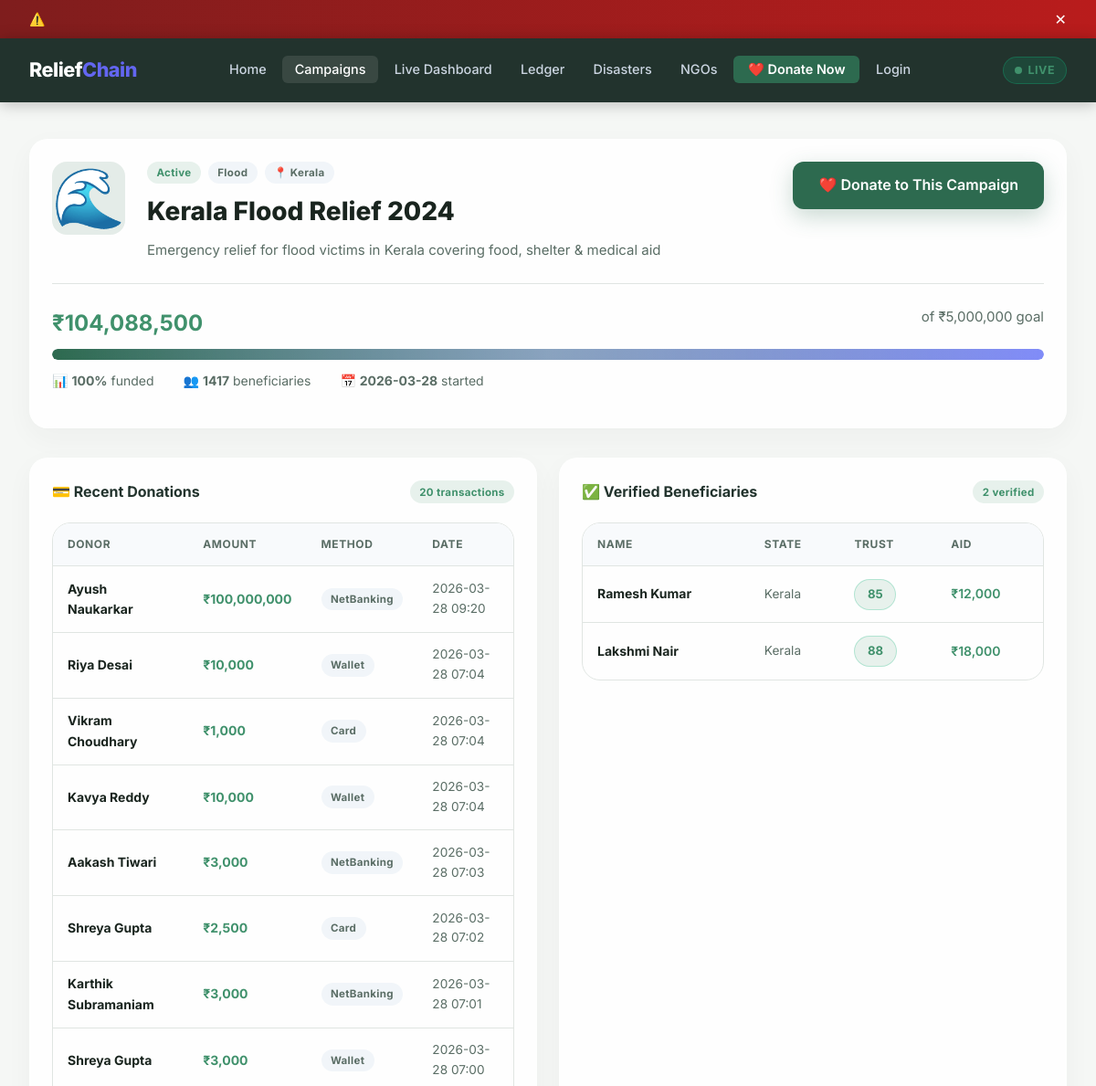
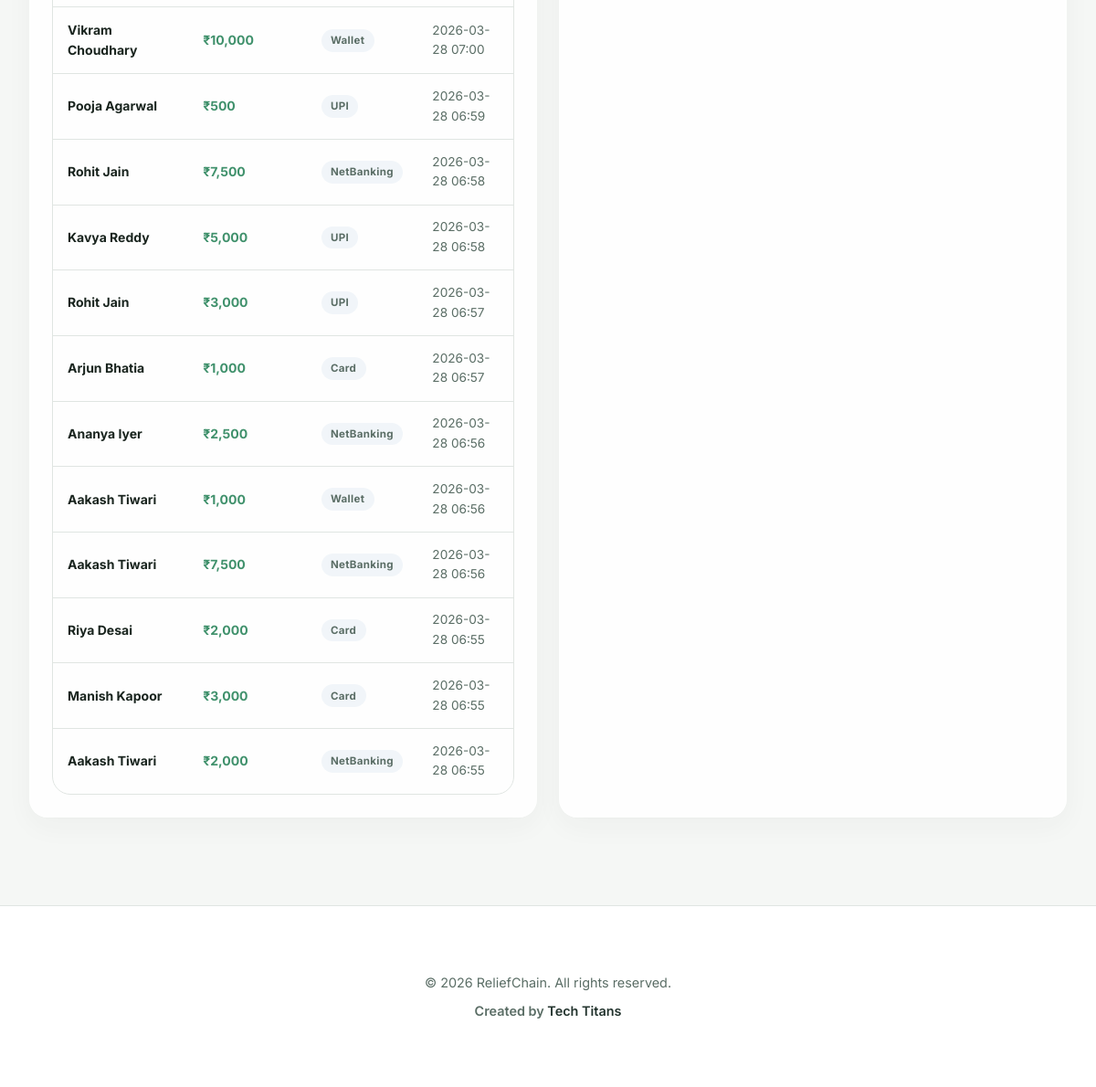
/campaign/1, run on an earlier commit of the app's database (2 pictures, top to bottom).
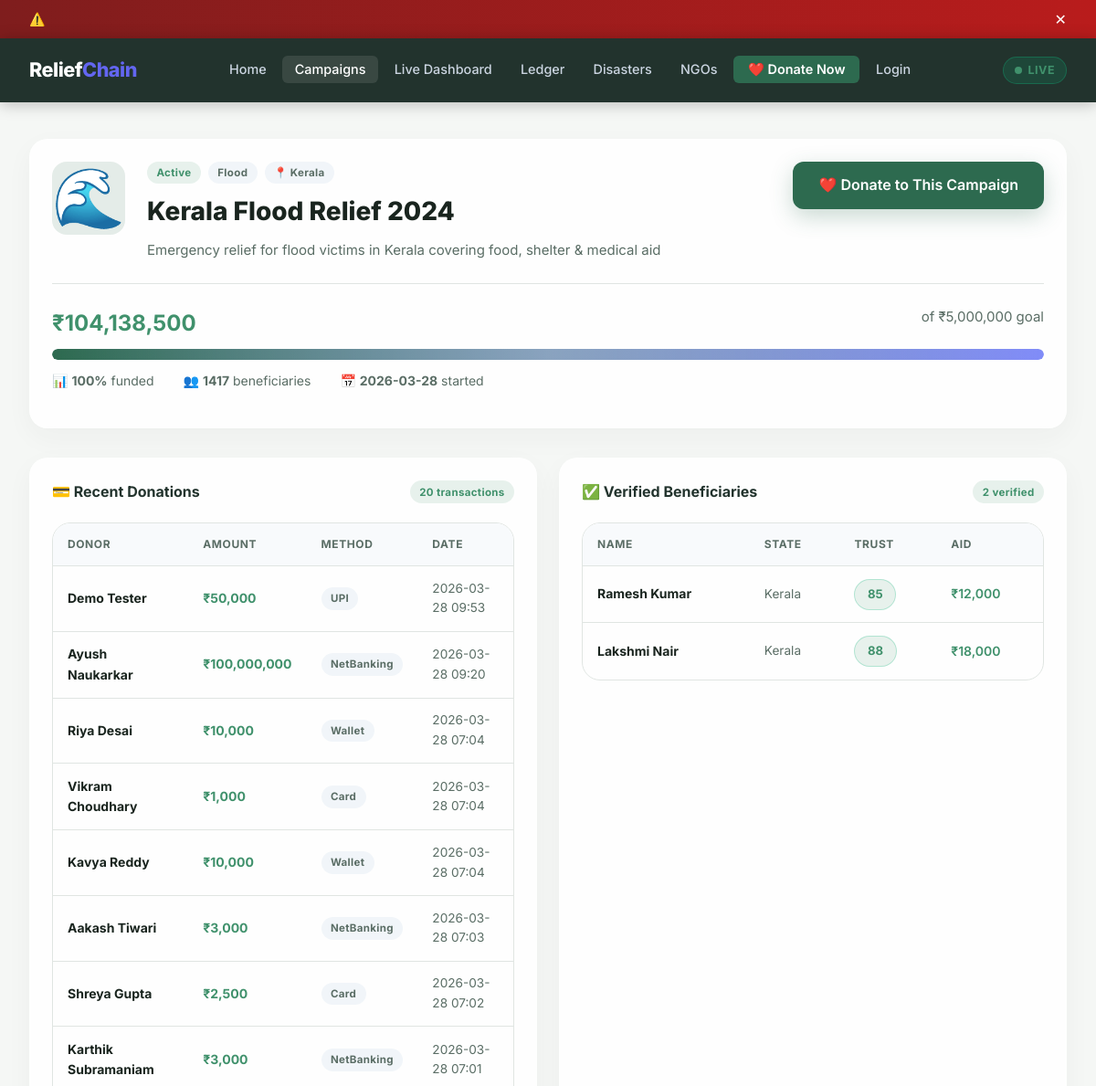
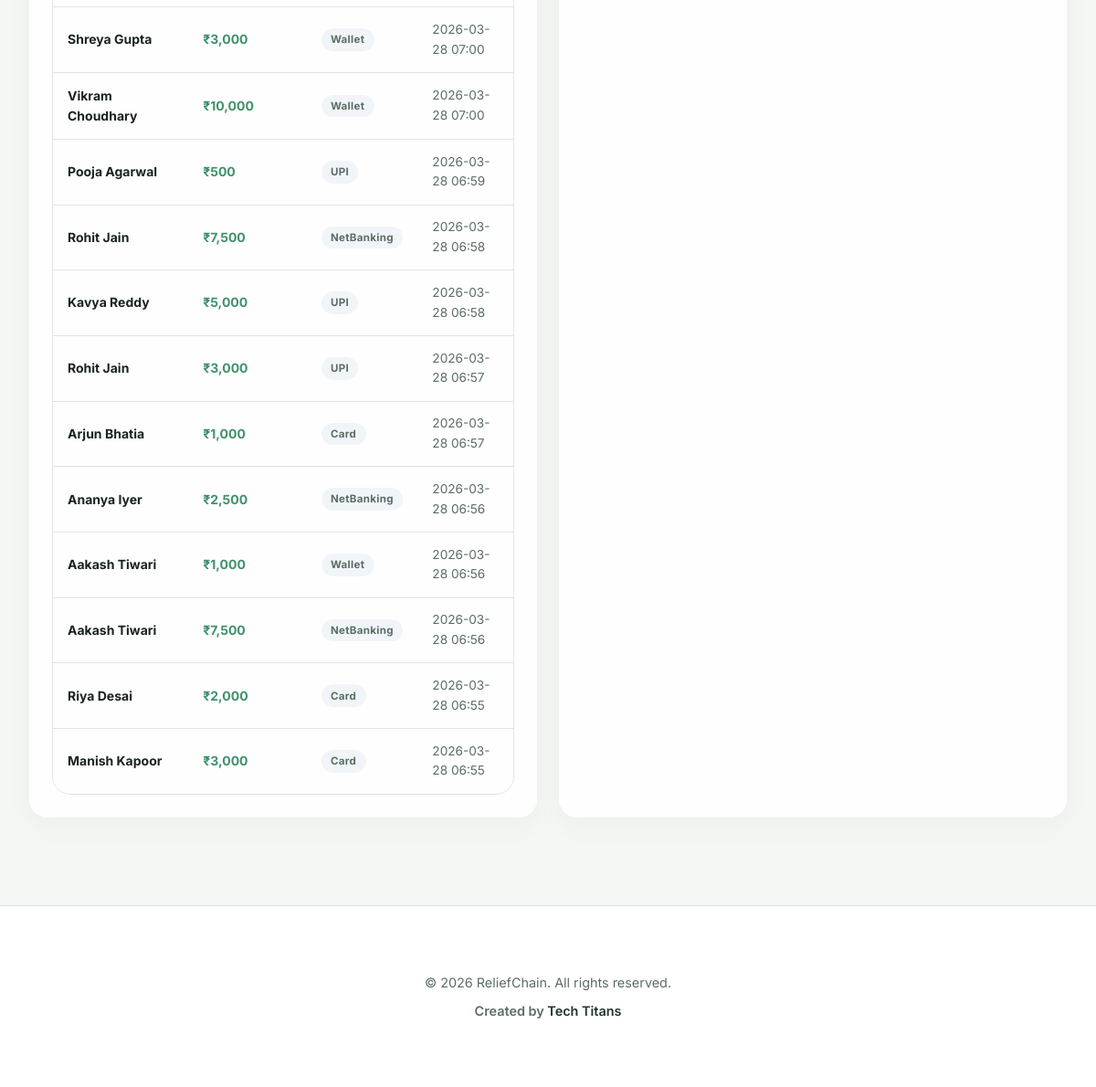
And on a later commit of the database (2 pictures, top to bottom).
### tables this page shows
CREATE TABLE campaigns (
            id INTEGER PRIMARY KEY AUTOINCREMENT,
            name TEXT NOT NULL,
            description TEXT,
            target_amount INTEGER DEFAULT 1000000,
            raised_amount INTEGER DEFAULT 0,
            beneficiary_count INTEGER DEFAULT 0,
            region TEXT,
            category TEXT,
            status TEXT DEFAULT 'active',
            image_icon TEXT DEFAULT '🌊',
            created_at DATETIME DEFAULT CURRENT_TIMESTAMP
        );

CREATE TABLE donations (
            id INTEGER PRIMARY KEY AUTOINCREMENT,
            tx_id TEXT UNIQUE NOT NULL,
            donor_name TEXT NOT NULL,
            donor_email TEXT,
            amount INTEGER NOT NULL,
            campaign_id INTEGER,
            beneficiary TEXT,
            status TEXT DEFAULT 'completed',
            transaction_hash TEXT,
            payment_method TEXT DEFAULT 'UPI',
            timestamp DATETIME DEFAULT CURRENT_TIMESTAMP,
            FOREIGN KEY (campaign_id) REFERENCES campaigns(id)
        );

CREATE TABLE beneficiaries (
            id INTEGER PRIMARY KEY AUTOINCREMENT,
            name TEXT NOT NULL,
            aadhaar TEXT NOT NULL,
            phone TEXT NOT NULL,
            address TEXT,
            state TEXT,
            trust_score INTEGER DEFAULT 50,
            status TEXT DEFAULT 'pending',
            campaign_id INTEGER,
            aid_amount INTEGER DEFAULT 0,
            flagged INTEGER DEFAULT 0,
            flag_reason TEXT,
            created_at DATETIME DEFAULT CURRENT_TIMESTAMP,
            FOREIGN KEY (campaign_id) REFERENCES campaigns(id)
        );

### app.py (the view)
@app.route('/campaign/<int:cid>')
def campaign_detail(cid):
    db = get_db()
    c = db.cursor()
    c.execute("SELECT * FROM campaigns WHERE id=?", (cid,))
    campaign = c.fetchone()
    if not campaign:
        flash('Campaign not found.', 'error')
        return redirect(url_for('campaigns'))
    c.execute("SELECT * FROM donations WHERE campaign_id=? ORDER BY timestamp DESC LIMIT 20", (cid,))
    donations = c.fetchall()
    c.execute("SELECT * FROM beneficiaries WHERE campaign_id=? AND status='verified' LIMIT 10", (cid,))
    beneficiaries = c.fetchall()
    pct = int((campaign['raised_amount'] / campaign['target_amount']) * 100) if campaign['target_amount'] > 0 else 0
    return render_template('campaign_detail.html', campaign=campaign, donations=donations,
                           beneficiaries=beneficiaries, pct=min(pct, 100))

### app.py (called while the page is built)
@app.context_processor
def inject_now():
    return {'now': _dt.now}

def get_db():
    db = getattr(g, '_database', None)
    if db is None:
        db = g._database = sqlite3.connect(DATABASE, check_same_thread=False)
        db.row_factory = sqlite3.Row
    return db

@app.teardown_appcontext
def close_connection(exception):
    db = getattr(g, '_database', None)
    if db is not None:
        db.close()

### templates/campaign_detail.html (shortened to what the changed rows need)
{% extends 'base.html' %}
{% block content %}
<div class="container" style="padding-top:2.5rem;">
    <div class="card" style="margin-bottom:2rem;">
        <div style="display:flex;gap:1.5rem;align-items:flex-start;flex-wrap:wrap;">
            <div style="font-size:4rem;background:var(--accent-light);border-radius:16px;width:80px;height:80px;display:flex;align-items:center;justify-content:center;flex-shrink:0;">{{ campaign.image_icon }}</div>
            <div style="flex:1;">
                <div style="display:flex;gap:0.5rem;margin-bottom:0.5rem;flex-wrap:wrap;">
                    <span class="badge badge-{% if campaign.status=='active' %}success{% elif campaign.status=='completed' %}primary{% else %}warning{% endif %}">{{ campaign.status|capitalize }}</span>
                    <span class="badge badge-muted">{{ campaign.category }}</span>
                    <span class="badge badge-muted">📍 {{ campaign.region }}</span>
                </div>
                <h1 style="font-size:1.75rem;font-weight:800;margin-bottom:0.5rem;">{{ campaign.name }}</h1>
                <p class="text-muted">{{ campaign.description }}</p>
            </div>
            {% if campaign.status == 'active' %}
            <a href="{{ url_for('donate') }}?campaign={{ campaign.id }}" class="btn btn-primary btn-lg">❤️ Donate to This Campaign</a>
            {% endif %}
        </div>
        <div style="margin-bottom:1rem;">
            <div style="display:flex;justify-content:space-between;margin-bottom:0.5rem;">
                <span style="font-weight:700;font-size:1.5rem;color:var(--success);">₹{{ '{:,.0f}'.format(campaign.raised_amount) }}</span>
                <span class="text-muted">of ₹{{ '{:,.0f}'.format(campaign.target_amount) }} goal</span>
            </div>
            <div style="display:flex;gap:2rem;margin-top:0.75rem;font-size:0.875rem;color:var(--text-muted);">
                <span>👥 <strong>{{ campaign.beneficiary_count }}</strong> beneficiaries</span>
                <span>📅 <strong>{{ campaign.created_at[:10] }}</strong> started</span>
            </div>
        </div>
    </div>
    <div class="grid-2">
        <div class="card">
            <div class="table-wrap">
                <table>
                    <thead><tr><th>Donor</th><th>Amount</th><th>Method</th><th>Date</th></tr></thead>
                    <tbody>
                        {% for d in donations %}
                        <tr>
                            <td><strong>{{ d.donor_name }}</strong></td>
                            <td style="color:var(--success);font-weight:700;">₹{{ '{:,.0f}'.format(d.amount) }}</td>
                            <td><span class="badge badge-muted">{{ d.payment_method }}</span></td>
                            <td class="text-muted text-sm">{{ d.timestamp[:16] }}</td>
                        </tr>
                        {% else %}
                        <tr><td colspan="4" class="text-center text-muted">No donations yet</td></tr>
                        {% endfor %}
                    </tbody>
                </table>
            </div>
        </div>
        <div class="card">
            <div class="table-wrap">
                <table>
                    <thead><tr><th>Name</th><th>State</th><th>Trust</th><th>Aid</th></tr></thead>
                    <tbody>
                        {% for b in beneficiaries %}
                        <tr>
                            <td><strong>{{ b.name }}</strong></td>
                            <td class="text-sm text-muted">{{ b.state }}</td>
                            <td>
                                {% if b.trust_score >= 70 %}<span class="trust-badge high">{{ b.trust_score }}</span>
                                {% elif b.trust_score >= 40 %}<span class="trust-badge medium">{{ b.trust_score }}</span>
                                {% else %}<span class="trust-badge low">{{ b.trust_score }}</span>{% endif %}
                            </td>
                            <td style="color:var(--success);font-weight:600;">₹{{ '{:,.0f}'.format(b.aid_amount) }}</td>
                        </tr>
                        {% else %}
                        <tr><td colspan="4" class="text-center text-muted">No beneficiaries yet</td></tr>
                        {% endfor %}
                    </tbody>
                </table>
            </div>
        </div>
    </div>
</div>
{% endblock %}

What changed in the data, as far as the page shows it:
no longer on this page (row unchanged): donations: donor_name "Aakash Tiwari", amount "2,000", payment_method "NetBanking", timestamp "2026-03-28 06:55"
changed campaigns "Active": raised_amount "104,088,500" → "104,138,500"
added donations: donor_name "Demo Tester", amount "50,000", payment_method "UPI", timestamp "2026-03-28 09:53"
